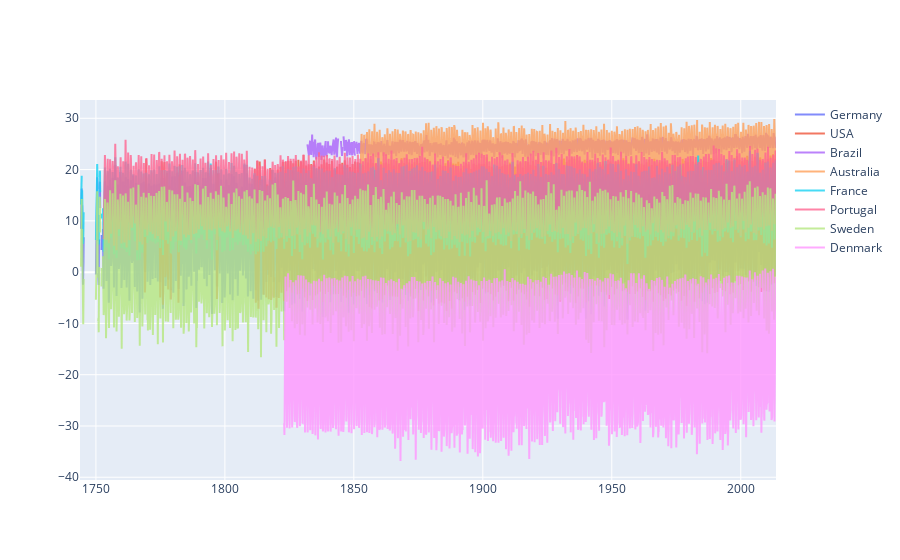

The code cell stored with this chart in its notebook:
### Code cell
import plotly.graph_objects as go
fig = go.Figure()
fig.add_trace(go.Scatter(
                x=Germany['dt'],
                y=Germany['AverageTemperature'],
                name="Germany",
                opacity=0.8))
fig.add_trace(go.Scatter(
                x=USA['dt'],
                y=USA['AverageTemperature'],
                name="USA",
                opacity=0.8))
fig.add_trace(go.Scatter(
                x=England['dt'],
                y=England['AverageTemperature'],
                name="England",
                opacity=0.8))
fig.add_trace(go.Scatter(
                x=Brazil['dt'],
                y=Brazil['AverageTemperature'],
                name="Brazil",
                opacity=0.8))
fig.add_trace(go.Scatter(
                x=Australia['dt'],
                y=Australia['AverageTemperature'],
                name="Australia",
                opacity=0.8))
fig.add_trace(go.Scatter(
                x=France['dt'],
                y=France['AverageTemperature'],
                name="France",
                opacity=0.8))
fig.add_trace(go.Scatter(
                x=Portugal['dt'],
                y=Portugal['AverageTemperature'],
                name="Portugal",
                opacity=0.8))
fig.add_trace(go.Scatter(
                x=Sweden['dt'],
                y=Sweden['AverageTemperature'],
                name="Sweden",
                opacity=0.8))
fig.add_trace(go.Scatter(
                x=Denmark['dt'],
                y=Denmark['AverageTemperature'],
                name="Denmark",
                opacity=0.8))
fig.show()

### Figure 1 — Plotly figure (JSON) as saved in the notebook; plotly's stock layout.template omitted (floating-point values rounded to 4 significant figures; data arrays with more than 128 entries replaced by an {"elided": "..."} marker saying what was removed)
{"data": [{"name": "Germany", "opacity": 0.8, "type": "scatter", "x": {"elided": "3239 str values"}, "y": {"elided": "3239 float values"}}, {"name": "USA", "opacity": 0.8, "type": "scatter", "x": {"elided": "2941 str values"}, "y": {"elided": "2941 float values"}}, {"name": "England", "opacity": 0.8, "type": "scatter", "x": [], "y": []}, {"name": "Brazil", "opacity": 0.8, "type": "scatter", "x": {"elided": "2181 str values"}, "y": {"elided": "2181 float values"}}, {"name": "Australia", "opacity": 0.8, "type": "scatter", "x": {"elided": "1935 str values"}, "y": {"elided": "1935 float values"}}, {"name": "France", "opacity": 0.8, "type": "scatter", "x": {"elided": "3239 str values"}, "y": {"elided": "3239 float values"}}, {"name": "Portugal", "opacity": 0.8, "type": "scatter", "x": {"elided": "3129 str values"}, "y": {"elided": "3129 float values"}}, {"name": "Sweden", "opacity": 0.8, "type": "scatter", "x": {"elided": "3239 str values"}, "y": {"elided": "3239 float values"}}, {"name": "Denmark", "opacity": 0.8, "type": "scatter", "x": {"elided": "2289 str values"}, "y": {"elided": "2289 float values"}}], "layout": {}}
